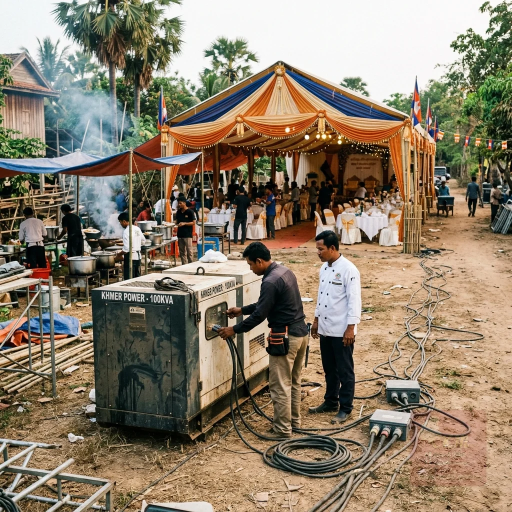
#> input picture src/assets/grounded_images/blog-01.webp, 1024 x 1024 px, given in place of brand-ckm-logo-gold.webp, which was not available (shown at 1/2 size)
$ python process_grounded_images.py
#> lines starting #> are read from the running program, lines starting #| are printed output that depends on the picture
import os
import glob
from PIL import Image, ImageEnhance, ImageChops

def apply_soft_light_watermark():
    out_dir = 'c:/Projects/CKM/src/assets/grounded_images/'
    os.makedirs(out_dir, exist_ok=True)

    logo_path = 'c:/Projects/CKM/src/assets/images/home/brand-ckm-logo-gold.webp'
    logo = Image.open(logo_path).convert("RGBA")

    # Adjust logo opacity to 15%
    alpha = logo.split()[3]
#> alpha: PIL image 1024x1024 L; every value is 255
    alpha = ImageEnhance.Brightness(alpha).enhance(0.15)
#> alpha: PIL image 1024x1024 L; every value is 38
    logo.putalpha(alpha)
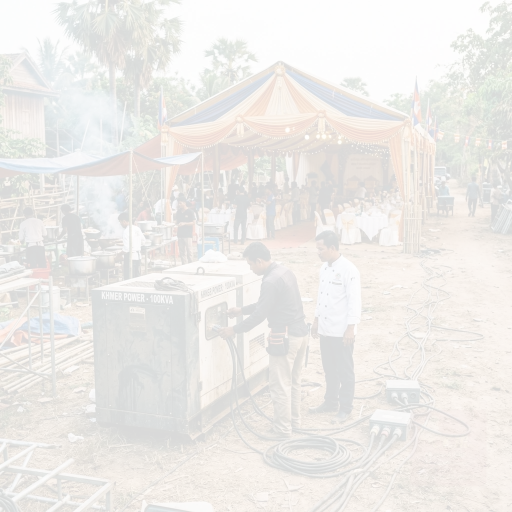
#> logo: PIL image 1024x1024 RGBA (shown at 1/2 size); mean R, G, B, A 140, 126.6, 107.1, 38; transparent parts drawn white

    def process_images(pattern, prefix):
        files = glob.glob(pattern)
        # Sort to ensure consistent ordering based on filenames
        files.sort()
        for i, file in enumerate(files, start=1):
            img = Image.open(file).convert("RGBA")

            # Resize logo to 15% of image width
            logo_width = int(img.width * 0.15)
            wpercent = (logo_width/float(logo.size[0]))
            hsize = int((float(logo.size[1])*float(wpercent)))
            resized_logo = logo.resize((logo_width, hsize), Image.Resampling.LANCZOS)

            # Position bottom right with 5% padding
            padding_x = int(img.width * 0.05)
            padding_y = int(img.height * 0.05)
            pos = (img.width - logo_width - padding_x, img.height - hsize - padding_y)

            # Alpha composite is safe and fast, with 15% opacity it looks great.
            img.alpha_composite(resized_logo, dest=pos)

            # Save as WebP
            output_path = f"{out_dir}{prefix}-{i:02d}.webp"
            img.convert("RGB").save(output_path, "WEBP", quality=85)
            print(f"Saved {output_path}")

    brain_dir = "C:/Users/seanm/.gemini/antigravity/brain/623d4a64-4b6b-4ba0-8481-85385abbb027"
    process_images(f"{brain_dir}/raw_gallery_*.png", "gallery")
    process_images(f"{brain_dir}/raw_blog_*.png", "blog")

if __name__ == '__main__':
    apply_soft_light_watermark()

$ run again, on src/assets/grounded_images/blog-05.webp
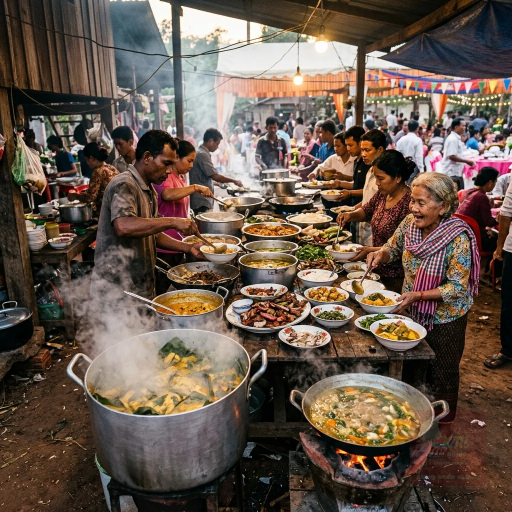
#> input picture src/assets/grounded_images/blog-05.webp, 1024 x 1024 px, given in place of brand-ckm-logo-gold.webp, which was not available (shown at 1/2 size)
#> in apply_soft_light_watermark, `logo.putalpha(alpha)`:
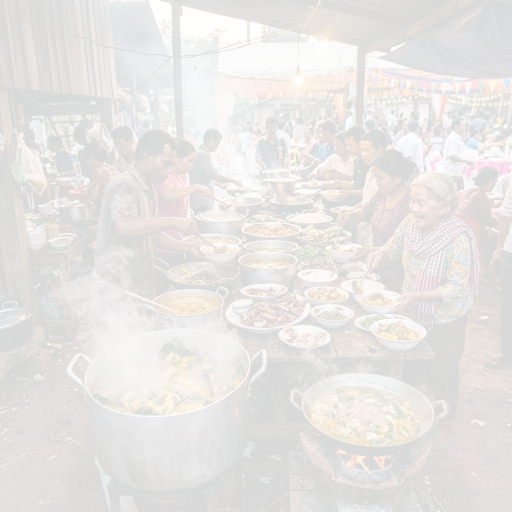
#> logo: PIL image 1024x1024 RGBA (shown at 1/2 size); mean R, G, B, A 102.8, 87, 75.4, 38; transparent parts drawn white

$ run again, on src/assets/grounded_images/blog-06.webp
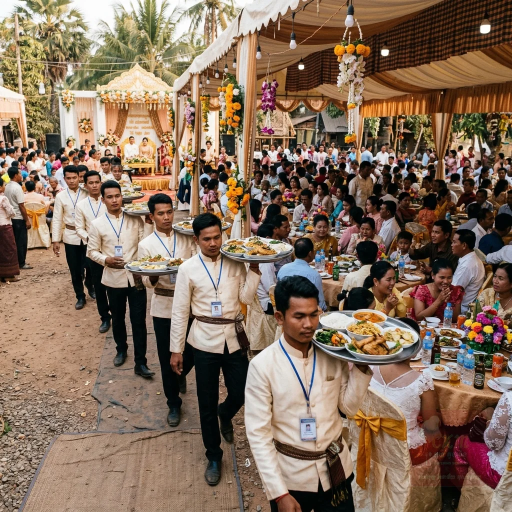
#> input picture src/assets/grounded_images/blog-06.webp, 1024 x 1024 px, given in place of brand-ckm-logo-gold.webp, which was not available (shown at 1/2 size)
#> in apply_soft_light_watermark, `logo.putalpha(alpha)`:
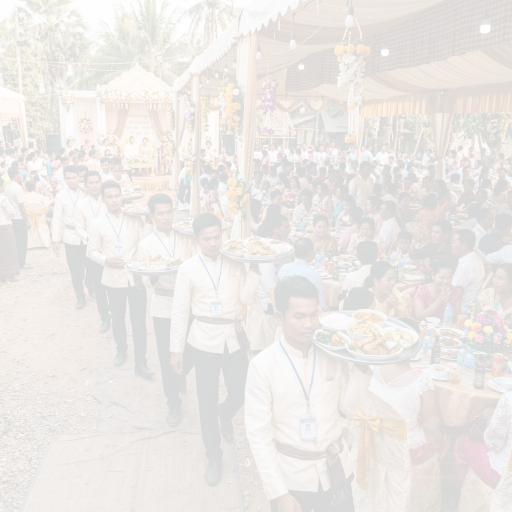
#> logo: PIL image 1024x1024 RGBA (shown at 1/2 size); mean R, G, B, A 134.2, 111.3, 92.7, 38; transparent parts drawn white

$ run again, on src/assets/grounded_images/blog-km-01.png
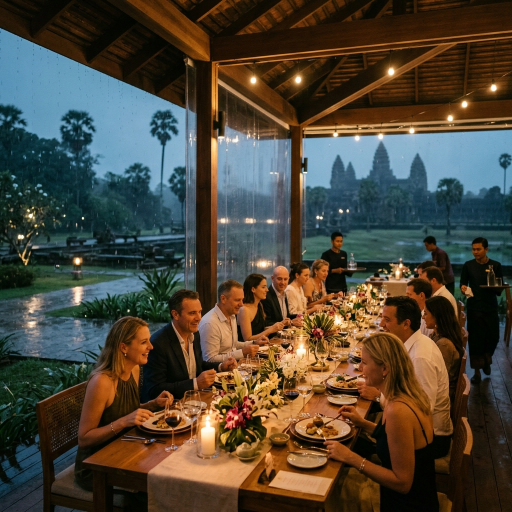
#> input picture src/assets/grounded_images/blog-km-01.png, 1024 x 1024 px, given in place of brand-ckm-logo-gold.webp, which was not available (shown at 1/2 size)
#> in apply_soft_light_watermark, `logo.putalpha(alpha)`:
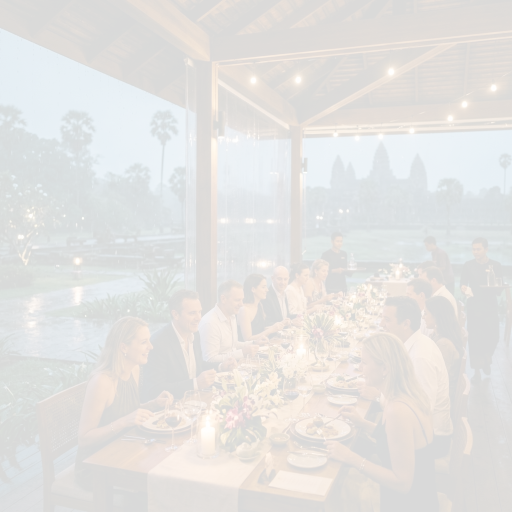
#> logo: PIL image 1024x1024 RGBA (shown at 1/2 size); mean R, G, B, A 76.4, 68.7, 55.8, 38; transparent parts drawn white
